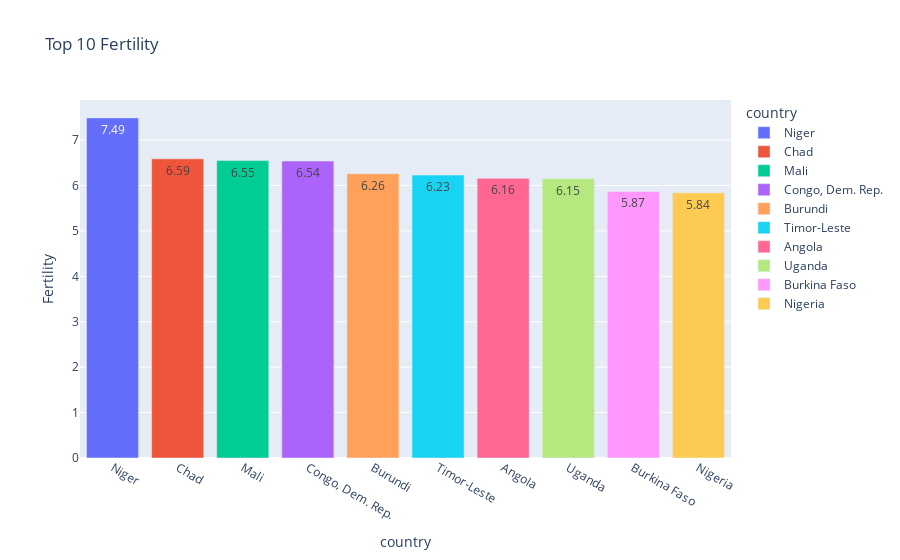

Source (notebook cell):
### Code cell
country_fertility = data1.groupby('country')['total_fer'].mean().nlargest(10)
color_scale = px.colors.qualitative.Plotly

fig = px.bar(
    country_fertility,
    x=country_fertility.index,
    y=country_fertility.values,
    color=country_fertility.index,
    labels={'x': 'Name Of Country', 'y': 'Fertility'},
    text_auto=True,
    title='Top 10 Fertility',
    color_discrete_sequence=color_scale
)

fig.show()

### Figure 1 — Plotly figure (JSON) as saved in the notebook; plotly's stock layout.template omitted (floating-point values rounded to 4 significant figures)
{"data": [{"alignmentgroup": "True", "hovertemplate": "country=%{x}<br>Fertility=%{y}<extra></extra>", "legendgroup": "Niger", "marker": {"color": "#636EFA", "pattern": {"shape": ""}}, "name": "Niger", "offsetgroup": "Niger", "orientation": "v", "showlegend": true, "textposition": "auto", "texttemplate": "%{y}", "type": "bar", "x": ["Niger"], "xaxis": "x", "y": [7.49], "yaxis": "y"}, {"alignmentgroup": "True", "hovertemplate": "country=%{x}<br>Fertility=%{y}<extra></extra>", "legendgroup": "Chad", "marker": {"color": "#EF553B", "pattern": {"shape": ""}}, "name": "Chad", "offsetgroup": "Chad", "orientation": "v", "showlegend": true, "textposition": "auto", "texttemplate": "%{y}", "type": "bar", "x": ["Chad"], "xaxis": "x", "y": [6.59], "yaxis": "y"}, {"alignmentgroup": "True", "hovertemplate": "country=%{x}<br>Fertility=%{y}<extra></extra>", "legendgroup": "Mali", "marker": {"color": "#00CC96", "pattern": {"shape": ""}}, "name": "Mali", "offsetgroup": "Mali", "orientation": "v", "showlegend": true, "textposition": "auto", "texttemplate": "%{y}", "type": "bar", "x": ["Mali"], "xaxis": "x", "y": [6.55], "yaxis": "y"}, {"alignmentgroup": "True", "hovertemplate": "country=%{x}<br>Fertility=%{y}<extra></extra>", "legendgroup": "Congo, Dem. Rep.", "marker": {"color": "#AB63FA", "pattern": {"shape": ""}}, "name": "Congo, Dem. Rep.", "offsetgroup": "Congo, Dem. Rep.", "orientation": "v", "showlegend": true, "textposition": "auto", "texttemplate": "%{y}", "type": "bar", "x": ["Congo, Dem. Rep."], "xaxis": "x", "y": [6.54], "yaxis": "y"}, {"alignmentgroup": "True", "hovertemplate": "country=%{x}<br>Fertility=%{y}<extra></extra>", "legendgroup": "Burundi", "marker": {"color": "#FFA15A", "pattern": {"shape": ""}}, "name": "Burundi", "offsetgroup": "Burundi", "orientation": "v", "showlegend": true, "textposition": "auto", "texttemplate": "%{y}", "type": "bar", "x": ["Burundi"], "xaxis": "x", "y": [6.26], "yaxis": "y"}, {"alignmentgroup": "True", "hovertemplate": "country=%{x}<br>Fertility=%{y}<extra></extra>", "legendgroup": "Timor-Leste", "marker": {"color": "#19D3F3", "pattern": {"shape": ""}}, "name": "Timor-Leste", "offsetgroup": "Timor-Leste", "orientation": "v", "showlegend": true, "textposition": "auto", "texttemplate": "%{y}", "type": "bar", "x": ["Timor-Leste"], "xaxis": "x", "y": [6.23], "yaxis": "y"}, {"alignmentgroup": "True", "hovertemplate": "country=%{x}<br>Fertility=%{y}<extra></extra>", "legendgroup": "Angola", "marker": {"color": "#FF6692", "pattern": {"shape": ""}}, "name": "Angola", "offsetgroup": "Angola", "orientation": "v", "showlegend": true, "textposition": "auto", "texttemplate": "%{y}", "type": "bar", "x": ["Angola"], "xaxis": "x", "y": [6.16], "yaxis": "y"}, {"alignmentgroup": "True", "hovertemplate": "country=%{x}<br>Fertility=%{y}<extra></extra>", "legendgroup": "Uganda", "marker": {"color": "#B6E880", "pattern": {"shape": ""}}, "name": "Uganda", "offsetgroup": "Uganda", "orientation": "v", "showlegend": true, "textposition": "auto", "texttemplate": "%{y}", "type": "bar", "x": ["Uganda"], "xaxis": "x", "y": [6.15], "yaxis": "y"}, {"alignmentgroup": "True", "hovertemplate": "country=%{x}<br>Fertility=%{y}<extra></extra>", "legendgroup": "Burkina Faso", "marker": {"color": "#FF97FF", "pattern": {"shape": ""}}, "name": "Burkina Faso", "offsetgroup": "Burkina Faso", "orientation": "v", "showlegend": true, "textposition": "auto", "texttemplate": "%{y}", "type": "bar", "x": ["Burkina Faso"], "xaxis": "x", "y": [5.87], "yaxis": "y"}, {"alignmentgroup": "True", "hovertemplate": "country=%{x}<br>Fertility=%{y}<extra></extra>", "legendgroup": "Nigeria", "marker": {"color": "#FECB52", "pattern": {"shape": ""}}, "name": "Nigeria", "offsetgroup": "Nigeria", "orientation": "v", "showlegend": true, "textposition": "auto", "texttemplate": "%{y}", "type": "bar", "x": ["Nigeria"], "xaxis": "x", "y": [5.84], "yaxis": "y"}], "layout": {"barmode": "relative", "legend": {"title": {"text": "country"}, "tracegroupgap": 0}, "title": {"text": "Top 10 Fertility"}, "xaxis": {"anchor": "y", "categoryarray": ["Niger", "Chad", "Mali", "Congo, Dem. Rep.", "Burundi", "Timor-Leste", "Angola", "Uganda", "Burkina Faso", "Nigeria"], "categoryorder": "array", "domain": [0, 1], "title": {"text": "country"}}, "yaxis": {"anchor": "x", "domain": [0, 1], "title": {"text": "Fertility"}}}}
